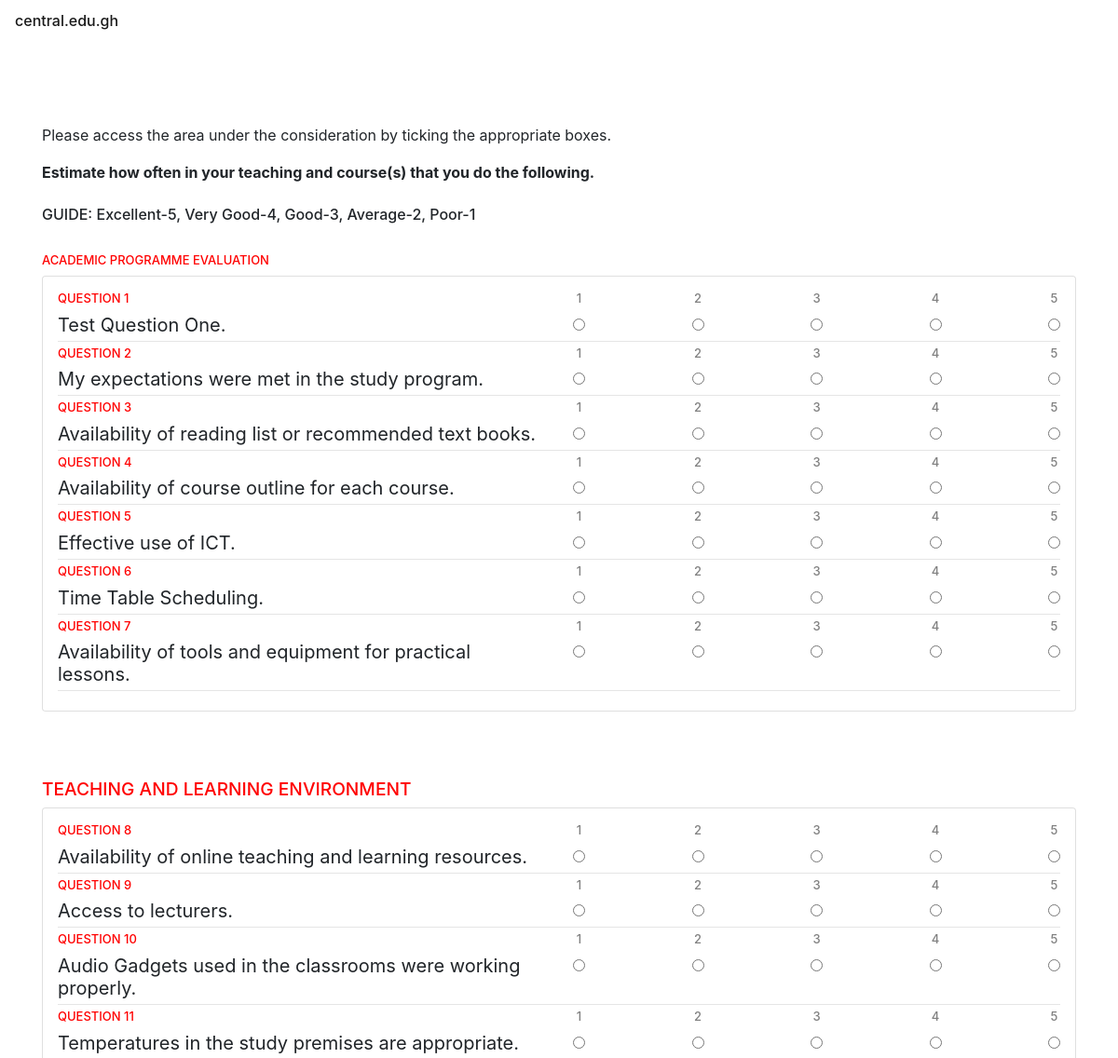
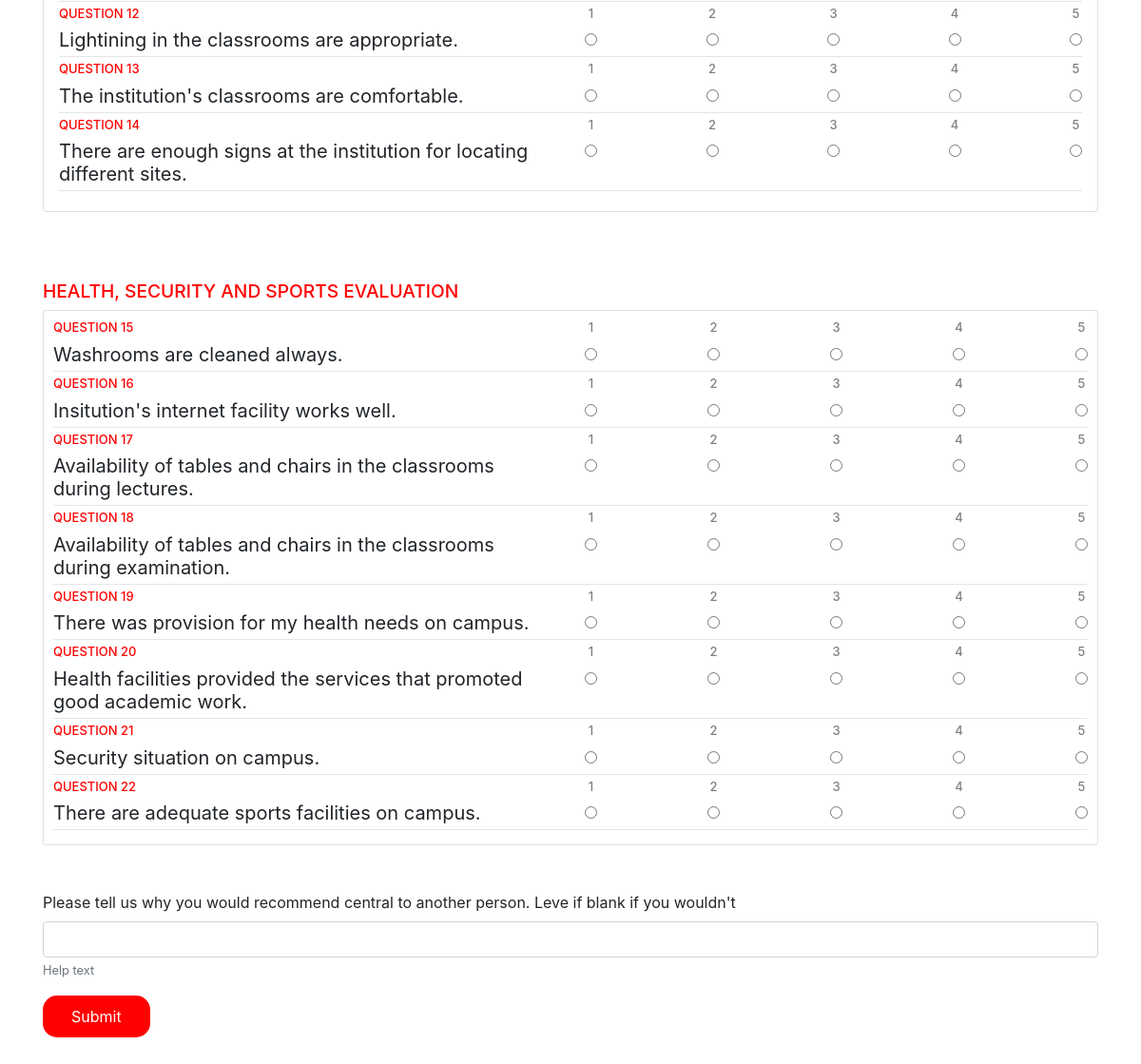
Screenshot of /forms with the database file from the repository (2 pictures, top to bottom).
### models.py (models this page shows)
class Question(db.Model):
    id = db.Column(db.Integer, primary_key=True)
    question = db.Column(db.String())
    skillGroup = db.Column(db.String())
    q_number = db.Column(db.String())
    component = db.Column(db.String())

### app.py (the view)
@app.route('/forms')
def forms():
    questions = Question.query.order_by(Question.id.asc()).all()
    set1 = []
    set2 = []
    set3 = []
    for question in questions:
        if question.id <= 7:
            set1.append(question)
        if  8 <= question.id <= 14:
            set2.append(question)
        if  15 <= question.id <= 22:
            set3.append(question)
        print(set3)
    learnerCentricity = set1
    teachingForRecall = set2
    teachingForEngagement = set3
    totalquestions = len(questions)
    return render_template('forms.html', questions = questions, totalquestions=totalquestions, learnerCentricity=learnerCentricity, teachingForRecall=teachingForRecall, teachingForEngagement=teachingForEngagement )

### templates/forms.html
{% extends "layout.html" %}
{% block body %}
<section style="margin-bottom: 20px;">
    <div class="container">
    <div>
        <p>
            Please access the area under the consideration by ticking the appropriate boxes.
        </p>
        <b>
            Estimate how often in your teaching and course(s) that you do the following.
        </b>
<br/>
<br/>
        <h6 >GUIDE: Excellent-5, Very Good-4,  Good-3, Average-2, Poor-1</h6>
    </div>
    <br>
    {% if totalquestions == 0 %}
    <h4>There a no questions, please try again later.</h4>
    {% else %}
    <form action="{{url_for('newreport')}}" method="POST">
        <h3 class="smallheader">ACADEMIC PROGRAMME EVALUATION</h3>
        <div class="card shadow-sm p-3 mb-5 bg-white rounded">
        {% for question in learnerCentricity %}
        <div class="row">
            <div class="col-md-6" style="margin-top: auto; margin-bottom: auto;">
                <h6 class="smallheader">QUESTION {{question.id}}</h6>
                <h5 style="font-weight:400; margin:0">{{question.question}}.</h5>
            </div>
            <div class="col-md-6">
                <div style="display: flex; justify-content: space-between;">
                    <div style="text-align: center;">
                        <h6 style="color: grey; font-weight: 500; font-size: small;">1</h6>
                        <input type="radio" name="{{question.id}}" required value="0">
                    </div>
                    <div style="text-align: center;">
                        <h6 style="color: grey; font-weight: 500; font-size: small;">2</h6>
                        <input type="radio" name="{{question.id}}" value="1">
                    </div>
                    <div style="text-align: center;">
                        <h6 style="color: grey; font-weight: 500; font-size: small;">3</h6>
                        <input type="radio" name="{{question.id}}" value="2">
                    </div>
                    <div style="text-align: center;">
                        <h6 style="color: grey; font-weight: 500; font-size: small;">4</h6>
                        <input type="radio" name="{{question.id}}" value="3">
                    </div>
                    <div style="text-align: center;">
                        <h6 style="color: grey; font-weight: 500; font-size: small;">5</h6>
                        <input type="radio" name="{{question.id}}" value="4">
                    </div>
                </div>
            </div>
        </div>
        <hr class="line" style="color: white;">
        {% endfor %}
    </div>
<br>
<h3 class="smallheader" style="font-size: larger;">TEACHING AND LEARNING ENVIRONMENT</h3>
   <div class="card shadow-sm p-3 mb-5 bg-white rounded">
    {% for question in teachingForRecall %}
    <div class="row">
        <div class="col-md-6" style="margin-top: auto; margin-bottom: auto;">
            <h6 class="smallheader">QUESTION {{question.id}}</h6>
            <h5 style="font-weight:400; margin:0">{{question.question}}.</h5>
        </div>
        <div class="col-md-6">
            <div style="display: flex; justify-content: space-between;">
                <div style="text-align: center;">
                    <h6 style="color: grey; font-weight: 500; font-size: small;">1</h6>
                    <input type="radio" name="{{question.id}}" required value="0">
                </div>
                <div style="text-align: center;">
                    <h6 style="color: grey; font-weight: 500; font-size: small;">2</h6>
                    <input type="radio" name="{{question.id}}" value="1">
                </div>
                <div style="text-align: center;">
                    <h6 style="color: grey; font-weight: 500; font-size: small;">3</h6>
                    <input type="radio" name="{{question.id}}" value="2">
                </div>
                <div style="text-align: center;">
                    <h6 style="color: grey; font-weight: 500; font-size: small;">4</h6>
                    <input type="radio" name="{{question.id}}" value="3">
                </div>
                <div style="text-align: center;">
                    <h6 style="color: grey; font-weight: 500; font-size: small;">5</h6>
                    <input type="radio" name="{{question.id}}" value="4">
                </div>
            </div>
        </div>
    </div>
    <hr class="line" style="color: white;">
    {% endfor %}
</div>
<br>
<h3 class="smallheader" style="font-size: larger;">HEALTH, SECURITY AND SPORTS EVALUATION</h3>
    <div class="card shadow-sm mb-5 bg-white rounded">
        {% for question in teachingForEngagement %}
        <div class="row">
            <div class="col-md-6" style="margin-top: auto; margin-bottom: auto;">
                <h6 class="smallheader">QUESTION {{question.id}}</h6>
                <h5 style="font-weight:400; margin:0">{{question.question}}.</h5>
            </div>
            <div class="col-md-6">
                <div style="display: flex; justify-content: space-between;">
                    <div style="text-align: center;">
                        <h6 style="color: grey; font-weight: 500; font-size: small;">1</h6>
                        <input type="radio" name="{{question.id}}" required value="0">
                    </div>
                    <div style="text-align: center;">
                        <h6 style="color: grey; font-weight: 500; font-size: small;">2</h6>
                        <input type="radio" name="{{question.id}}" value="1">
                    </div>
                    <div style="text-align: center;">
                        <h6 style="color: grey; font-weight: 500; font-size: small;">3</h6>
                        <input type="radio" name="{{question.id}}" value="2">
                    </div>
                    <div style="text-align: center;">
                        <h6 style="color: grey; font-weight: 500; font-size: small;">4</h6>
                        <input type="radio" name="{{question.id}}" value="3">
                    </div>
                    <div style="text-align: center;">
                        <h6 style="color: grey; font-weight: 500; font-size: small;">5</h6>
                        <input type="radio" name="{{question.id}}" value="4">
                    </div>
                </div>
            </div>
        </div>
        <hr class="line" style="color: white;">
        {% endfor %}
    </div>
    <div class="form-group">
      <label for="">Please tell us why you would recommend central to another person. Leve if blank if you wouldn't</label>
      <input type="text" name="" id="" class="form-control" placeholder="" aria-describedby="helpId">
      <small id="helpId" class="text-muted">Help text</small>
    </div>
        <button class="button" type="submit">Submit</button>
    </form>
    {% endif %}
</div>
</section>
{% endblock %}

### static/css/style.css (style rules this page uses)
body { font-family: 'Plus Jakarta Display', sans-serif; }
section { padding-top:10vh; padding-bottom:10vh; }
.button { border: none; background-color: red; padding: 10px 30px; color: white; border-radius: 15px; }
.line { margin: 5px; }
.smallheader { color: red; font-weight: 500; font-size: small; }
.card { padding: 10px; }

### rows the page displays
Question: id "1", question "Test Question One"
Question: id "2", question "My expectations were met in the study program"
Question: id "3", question "Availability of reading list or recommended text books"
Question: id "4", question "Availability of course outline for each course"
Question: id "5", question "Effective use of ICT"
Question: id "6", question "Time Table Scheduling"
Question: id "7", question "Availability of tools and equipment for practical lessons"
Question: id "8", question "Availability of online teaching and learning resources"
Question: id "9", question "Access to lecturers"
Question: id "10", question "Audio Gadgets used in the classrooms were working properly"
Question: id "11", question "Temperatures in the study premises are appropriate"
Question: id "12", question "Lightining in the classrooms are appropriate"
Question: id "13", question "The institution's classrooms are comfortable"
Question: id "14", question "There are enough signs at the institution for locating different sites"
Question: id "15", question "Washrooms are cleaned always"
Question: id "16", question "Insitution's internet facility works well"
Question: id "17", question "Availability of tables and chairs in the classrooms during lectures"
Question: id "18", question "Availability of tables and chairs in the classrooms during examination"
Question: id "19", question "There was provision for my health needs on campus"
Question: id "20", question "Health facilities provided the services that promoted good academic work"
Question: id "21", question "Security situation on campus"
Question: id "22", question "There are adequate sports facilities on campus"
